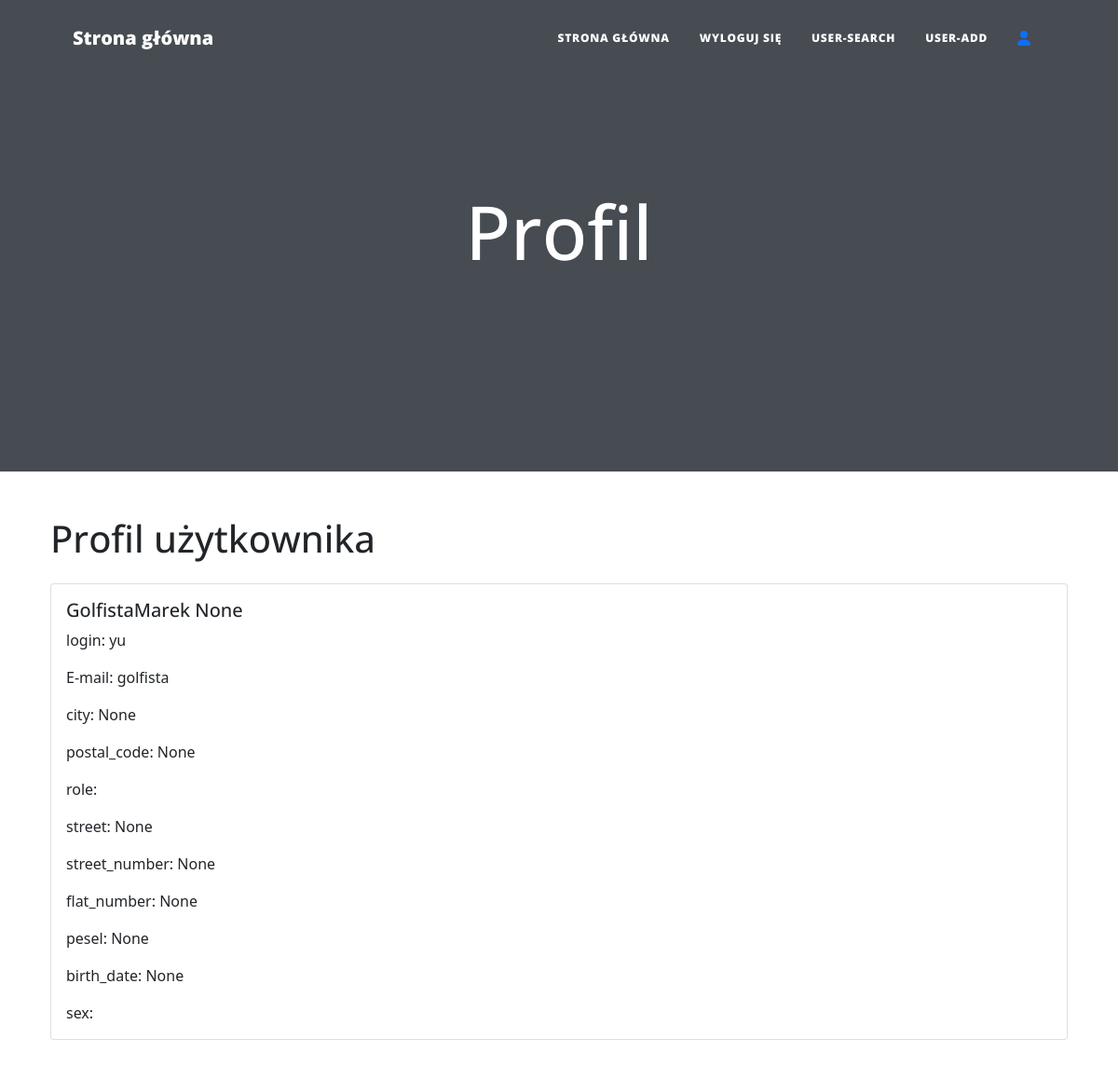
The page /user/7 (signed in) on the database its author committed.
### main.py (models this page shows)
class User(UserMixin, db.Model):
    __tablename__ = "users"
    id = db.Column(db.Integer, primary_key=True)
    login = db.Column(db.String(20),unique =True)
    password = db.Column(db.String(100))
    name= db.Column(db.String(30))
    last_name= db.Column(db.String(30))
    city = db.Column(db.String(30))
    postal_code = db.Column(db.String(6))
    street = db.Column(db.String(20))
    street_number = db.Column(db.Integer)
    flat_number = db.Column(db.Integer)
    pesel = db.Column(db.String(30), unique = True)
    birth_date = db.Column(db.Date)
    email = db.Column(db.String(100), unique=True)
    posts = relationship("BlogPost", back_populates="author")
    comments = relationship("Comment", back_populates="comment_author")

### main.py (the view)
@app.route('/user/<int:user_id>')
@admin_only
def user_profile(user_id):
    user = User.query.get_or_404(user_id)
    return render_template('user_profile.html', user=user)

### main.py (called while the page is built)
@login_manager.user_loader
def load_user(user_id):
    return db.get_or_404(User, user_id)

def admin_only(f):
    @wraps(f)
    def decorated_function(*args, **kwargs):
        if not current_user.is_authenticated:
            return redirect(url_for('login'))
        if current_user.id != 1:
            return abort(403)
        return f(*args, **kwargs)
    return decorated_function

### templates/user_profile.html (shortened to what this page needs)
{% include "header.html" %}
<header class="masthead">
  <div class="container position-relative px-4 px-lg-5">
    <div class="row gx-4 gx-lg-5 justify-content-center">
      <div class="col-md-10 col-lg-8 col-xl-7">
        <div class="site-heading">
          <h1>Profil</h1>
        </div>
      </div>
    </div>
  </div>
</header>
<!DOCTYPE html>
<html lang="en">
<head>
    <link href="https://stackpath.bootstrapcdn.com/bootstrap/5.1.3/css/bootstrap.min.css" rel="stylesheet">
</head>
<body>
<div class="container">
    <h1 class="mt-5 mb-4">Profil użytkownika</h1>
    <div class="card">
        <div class="card-body">
            <h5 class="card-title">{{ user.name}} {{user.last_name}}</h5>
            <p class="card-text">login: {{ user.login }}</p>
            <p class="card-text">E-mail: {{ user.email }}</p>
            <p class="card-text">city: {{ user.city  }}</p>
            <p class="card-text">postal_code: {{ user.postal_code }}</p>
            <p class="card-text">role: {{ user.role }}</p>
            <p class="card-text">street: {{ user.street }}</p>
            <p class="card-text">street_number: {{ user.street_number }}</p>
            <p class="card-text">flat_number: {{ user.flat_number }}</p>
            <p class="card-text">pesel: {{ user.pesel }}</p>
            <p class="card-text">birth_date: {{ user.birth_date }}</p>
            <p class="card-text">sex: {{ user.sex }}</p>
        </div>
    </div>
</div>
</body>
</html>
{% include "footer.html" %}

### rows shown on the page
User: name "GolfistaMarek", last_name "None", login "yu", email "golfista", city "None", postal_code "None", street "None", street_number "None", flat_number "None", pesel "None", birth_date "None"
